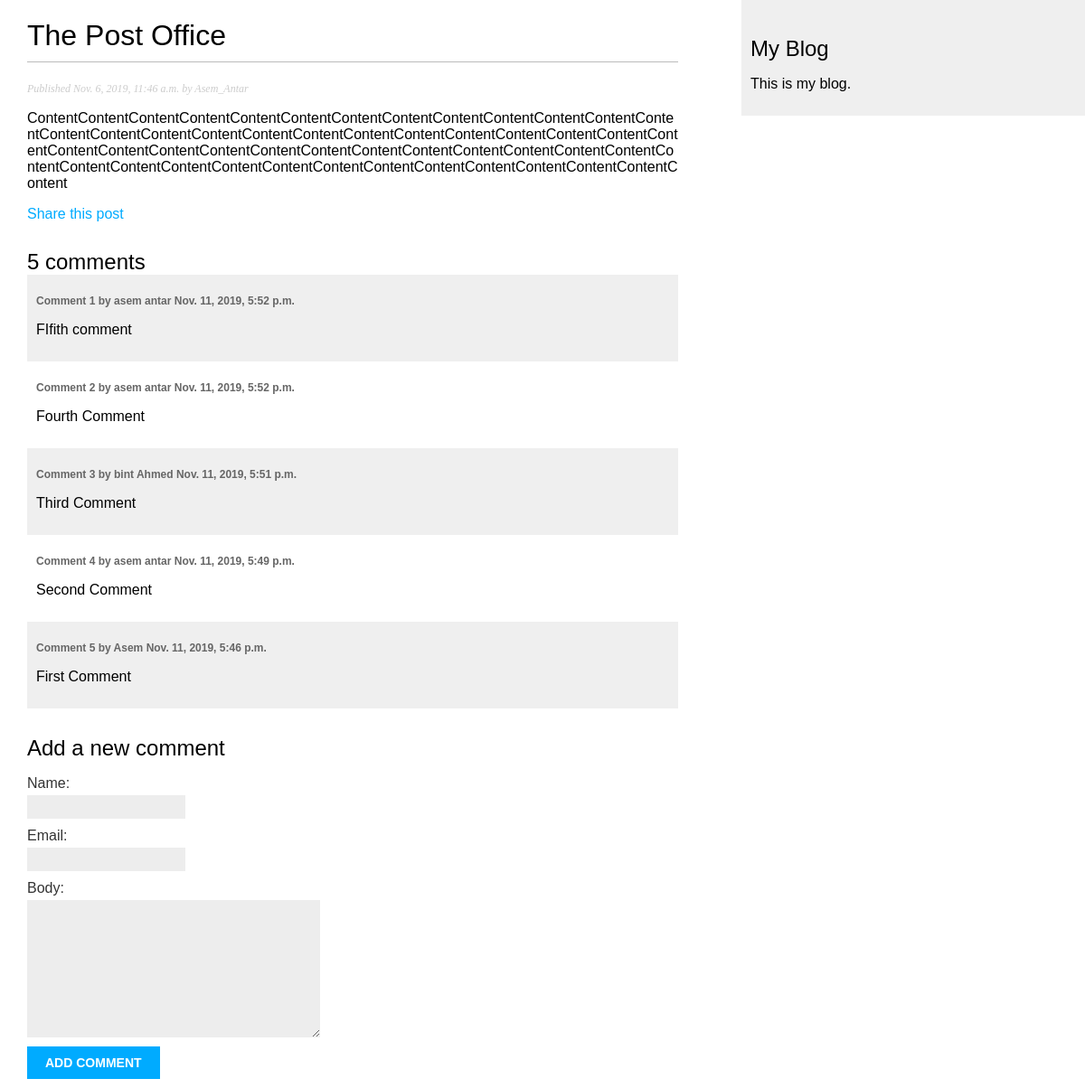
Screenshot of /blog/2019/11/6/post-office/ with the database file from the repository.
### blog/models.py (models this page shows, shortened)
class Post(models.Model):
    STATUS_CHOICES = (
        ('draft', 'Draft'),
        ('published', 'Published'),
    )
    title = models.CharField(max_length=250)
    slug = models.SlugField(max_length=250, unique_for_date='publish')
    author = models.ForeignKey(
        User, on_delete=models.CASCADE, related_name='blog_posts')
    body = models.TextField()
    publish = models.DateTimeField(default=timezone.now)
    created = models.DateTimeField(auto_now_add=True)
    updated = models.DateTimeField(auto_now=True)
    status = models.CharField(
        max_length=10, choices=STATUS_CHOICES, default='draft')
    objects = models.Manager()
    published = PublishedManager()
    tags = TaggableManager()
    class Meta:
        ordering = ('-publish',)

class Comment(models.Model):
    post = models.ForeignKey(
        Post, on_delete=models.CASCADE, related_name='comments')
    name = models.CharField(max_length=80)
    email = models.EmailField()
    body = models.TextField()
    created = models.DateTimeField(auto_now_add=True)
    updated = models.DateTimeField(auto_now=True)
    active = models.BooleanField(default=True)
    class Meta:
        ordering = ('-created',)

### blog/views.py (the view)
def post_detail(request, year, month, day, post):
    post = get_object_or_404(
        Post,
        slug=post,
        status='published',
        publish__year=year,
        publish__month=month,
        publish__day=day
    )
    comments = post.comments.filter(active=True)
    new_comment = None
    if request.method == 'POST':
        comment_form = CommentForm(data=request.POST)
        if comment_form.is_valid():
            new_comment = comment_form.save(commit=False)
            new_comment.post = post
            new_comment.save()
    else:
        comment_form = CommentForm()
    return render(
        request,
        'blog/post/detail.html',
        {'post': post, 'comments': comments,
            'new_comment': new_comment, 'comment_form': comment_form}
    )

### blog/forms.py
class CommentForm(forms.ModelForm):
    class Meta:
        model = Comment
        fields = ('name', 'email', 'body')

### blog/templates/blog/post/detail.html (shortened to what this page needs)
{% extends 'blog/base.html' %}
{% block content %}
    <h1>{{ post.title }}</h1>
    <p class="date">
        Published {{ post.publish }} by {{ post.author }}
    </p>
    {{ post.body|linebreaks }}
    <p>
        <a href="{% url "blog:post_share" post.id %}">
            Share this post
        </a>
    </p>
    {% with comments.count as total_comments %}
        <h2>
            {{ total_comments }} comment{{ total_comments|pluralize }}
        </h2>
    {% endwith %}
    {% for comment in comments %}
        <div class="comment">
            <p class="info">
                Comment {{ forloop.counter }} by {{ comment.name }}
                {{ comment.created }}
            </p>
            {{ comment.body|linebreaks }}
        </div>
        {% empty %}
            <p>There are no comments yet.</p>
    {% endfor %}
    {% if new_comment %}
        <h2>Your comment has been added</h2>
        <h2>Add a new comment</h2>
        <form action="." method="post" autocomplete='off'>
            {{ comment_form.as_p }}
            {% csrf_token %}
            <p><input type="submit" value="Add Comment"></p>
        </form>
    {% else %}
        <h2>Add a new comment</h2>
        <form action="." method="post">
            {{ comment_form.as_p }}
            <p><input type="submit" value="Add Comment" autocomplete='false'></p>
        </form>
    {% endif %}
{% endblock content %}

### blog/static/blog.css (style rules this page uses)
body { margin: 0; padding: 0; font-family: helvetica, sans-serif; }
a { color: #00abff; text-decoration: none; }
h1 { font-weight: normal; border-bottom: 1px solid #bbb; padding: 0 0 10px 0; }
h2 { font-weight: normal; margin: 30px 0 0; }
p.date { color: #ccc; font-family: georgia, serif; font-size: 12px; font-style: italic; }
label { float: left; clear: both; color: #333; margin-bottom: 4px; }
input, textarea { clear: both; float: left; margin: 0 0 10px; background: #ededed; border: 0; padding: 6px 10px; font-size: 12px; }
input[type=submit] { font-weight: bold; background: #00abff; color: #fff; padding: 10px 20px; font-size: 14px; text-transform: uppercase; }
.comment { padding: 10px; }
.comment:nth-child(even) { background: #efefef; }
.comment .info { font-weight: bold; font-size: 12px; color: #666; }

### rows the page displays
Post: title "The Post Office", publish "Nov. 6, 2019, 11:46 a.m.", author "Asem_Antar", body "ContentContentContentContentContentContentContentContentContentContentContentContentContentContentContentContentContentContentContentContentContentContentContentContentContentContentContentContentContentContentContentContentContentContentContentContentContentContentContentContentContentContentContentContentContentContentContentContentContentContentContentContent"
Comment: name "asem antar", created "Nov. 11, 2019, 5:52 p.m.", body "FIfith comment"
Comment: name "asem antar", created "Nov. 11, 2019, 5:52 p.m.", body "Fourth Comment"
Comment: name "bint Ahmed", created "Nov. 11, 2019, 5:51 p.m.", body "Third Comment"
Comment: name "asem antar", created "Nov. 11, 2019, 5:49 p.m.", body "Second Comment"
Comment: name "Asem", created "Nov. 11, 2019, 5:46 p.m.", body "First Comment"

### other values shown
{{ total_comments }} "5"
